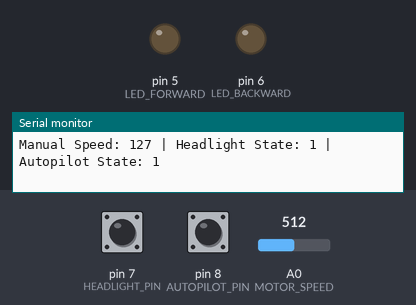
A sketch run on a simulated Arduino Uno, built with avr-gcc and run on an emulated ATmega328P. On the bench: output pins drawn as LEDs (lit = HIGH), the last lines printed to the serial monitor. The inputs (shaded band) are chosen by the test bench; at power-on: A0 (MOTOR_SPEED) = 512, pin 7 (HEADLIGHT_PIN) HIGH, pin 8 (AUTOPILOT_PIN) HIGH. No radio packets arrive unless stated.

Above: at 1.2 s.
1.3 s: A0 (MOTOR_SPEED) set to 306
At 2.5 s:
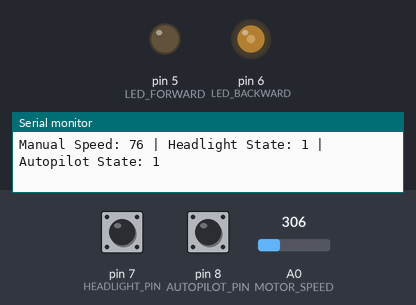
2.8 s: A0 (MOTOR_SPEED) set to 0
At 3.5 s:
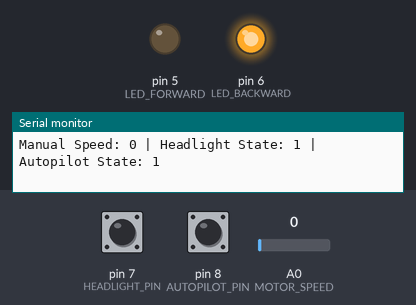
4.3 s: A0 (MOTOR_SPEED) set to 122
At 4.8 s:
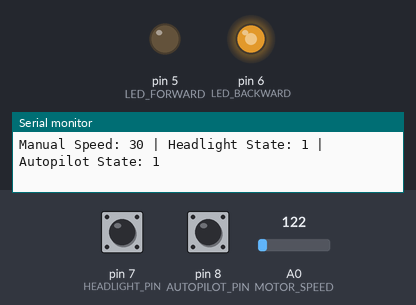
5.9 s: A0 (MOTOR_SPEED) set to 716
At 7.0 s:
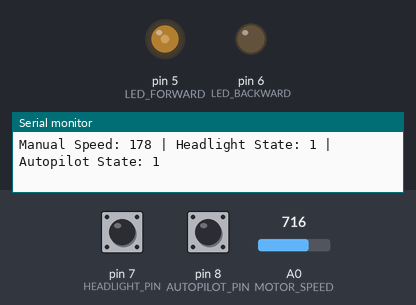
7.4 s: A0 (MOTOR_SPEED) set to 900
At 8.7 s:
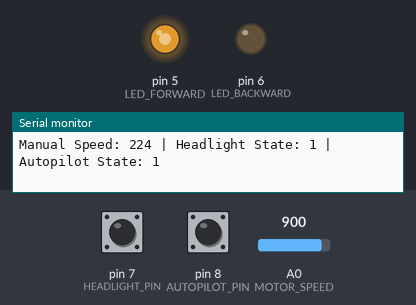
9.0 s: A0 (MOTOR_SPEED) set to 1023
At 9.6 s:
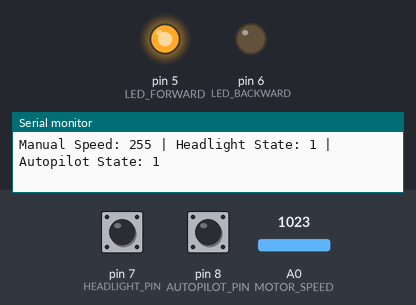
Timing chart, 0 to 11.5 s (numbered marks = the images above; inputs shaded):
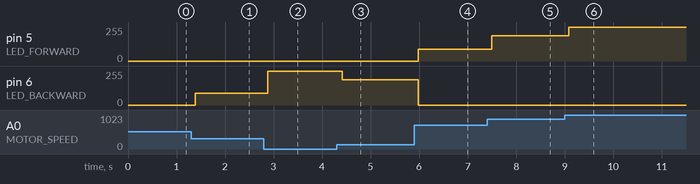

Measured:
- after the input at 1.3 s, pin 6 (LED_BACKWARD): 0/255 → 89/255 after 0.09 s
- after the input at 2.8 s, pin 6 (LED_BACKWARD): 89/255 → 255/255 after 0.08 s
- after the input at 4.3 s, pin 6 (LED_BACKWARD): 255/255 → 189/255 after 0.12 s
- after the input at 5.9 s, pin 5 (LED_FORWARD): 0/255 → 88/255 after 0.08 s; pin 6 (LED_BACKWARD): 189/255 → 0/255 after 0.08 s
- after the input at 7.4 s, pin 5 (LED_FORWARD): 88/255 → 188/255 after 0.10 s
- after the input at 9.0 s, pin 5 (LED_FORWARD): 188/255 → 255/255 after 0.09 s

The sketch:

TrainRemote.ino
```cpp
/**
 * @file    TrainRemote.ino
 * @author  Luka Jacobsen (Prototyped by Jacq & Benjamin)
 * @brief   Remote control for LEGO model train.
 * @date    2026-01-09
 * * @details This file sends wireless packets to the controller that handles
 * the train. The remote has support for autopilot, headlights and manual speed.
 * * HARDWARECONNECTIONS:
 * - Pin 12: Transmit Wireless (Digital, TX)
 * - Pin 7:  Headlights        (Digital)
 * - Pin 8:  Autopilot         (Digital)
 * - Pin A0: Motor speed       (Analog, PWM)
 * - Pin 5:  LED Forward Indi  (Digital, PWM)
 * - Pin 6:  LED Backward Indi (Digital, PWM)
 */

// Include libraries to transmit data
#include <RH_ASK.h>
#include <SPI.h>

// Create transmitter driver
RH_ASK rf_driver;

// ========================================================================== //
// CONFIGURATION                                                              //
// ========================================================================== //

// -- Transmitter / Input Reading -- //
const int READ_TRANSMIT_DELAY = 20;   // (ms) Read and send once every 100ms

// -------- Speeds (0-255) --------- //
const uint8_t DEADZONE = 10;    // +- center

// ========================================================================== //
// PIN DEFINITIONS                                                            //
// ========================================================================== //

const uint8_t MOTOR_SPEED   = A0;
const uint8_t HEADLIGHT_PIN = 7;
const uint8_t AUTOPILOT_PIN = 8;
const uint8_t TRANSMIT_SEND = 1;
const uint8_t LED_FORWARD   = 5;
const uint8_t LED_BACKWARD  = 6;

// ========================================================================== //
// RUNTIME GLOBAL VARIABLES                                                   //
// ========================================================================== //

// ------- Last read values -------- //
uint8_t last_manual_speed    = 0;
uint8_t last_headlight_state = false;
uint8_t last_autopilot_state = false;

// ========================================================================== //
// LIFECYCLE FUNCTIONS                                                        //
// ========================================================================== //

/**
 * @brief Called once on startup by system.
 */
void setup() {
  // Start serial (UART) on baudrate 9600
  Serial.begin(9600);

  // Initialize transmitter driver
  rf_driver.init();

  // Set controller pin modes
  pinMode(MOTOR_SPEED, INPUT_PULLUP);
  pinMode(HEADLIGHT_PIN, INPUT_PULLUP);
  pinMode(AUTOPILOT_PIN, INPUT_PULLUP);

  // Set indicator pin modes
  pinMode(LED_FORWARD, OUTPUT);
  pinMode(LED_BACKWARD, OUTPUT);

  // Set transmitter send pin
  pinMode(TRANSMIT_SEND, OUTPUT);
}

/**
 * @brief Called every time the processor can.
 */
void loop() {
  readAndSendInputs();
  setIndicatorLEDs(last_manual_speed);

  // Debug log
  Serial.println(
    "Manual Speed: "       + String(last_manual_speed)
    + " | Headlight State: " + String(last_headlight_state)
    + " | Autopilot State: " + String(last_autopilot_state)
  );
}

// ========================================================================== //
// Main Functions                                                             //
// ========================================================================== //

/**
 * @brief Read pins and transmit their data if changed since last read.
 */
void readAndSendInputs() {
  // Read values from pins
  uint8_t pot_value = (uint8_t)map(analogRead(MOTOR_SPEED), 0, 1023, 0, 255);
  bool headlights   = digitalRead(HEADLIGHT_PIN);
  bool autopilot    = digitalRead(AUTOPILOT_PIN);

  // Check if any values are updated
  if (
    pot_value     != last_manual_speed
    || headlights != last_headlight_state
    || autopilot  != last_autopilot_state
  ) {
    // Pack the values into 2 bytes
    uint8_t b1, b2;
    packPacket(pot_value, autopilot, headlights, b1, b2);

    // Send the data to the controllers buffer
    uint8_t data[2] = {b1, b2};
    rf_driver.send(data, 2);
    rf_driver.waitPacketSent();
  }

  // Update the values
  last_manual_speed    = pot_value;
  last_headlight_state = headlights;
  last_autopilot_state = autopilot;
}

// ========================================================================== //
// Helper Functions                                                           //
// ========================================================================== //

/**
 * @brief Packs speed, autopilot and headlight states into two bytes. Ready to
 * send over to train controller.
 * @param speed The speed the train should run at, only sat at manual control.
 * @param autopilot If true, autopilot will be enabled.
 * @param headlights If true, headlights will be enabled.
 * @param b1 Reference to the first byte.
 * @param b2 Reference to the second byte.
 */
void packPacket(uint8_t speed, bool autopilot, bool headlights, uint8_t &b1, uint8_t &b2) {
  static uint8_t check = 0;     // Static check value, used to control bits
  check = (check + 1) & 0x03;   // Rolling 2-bit check

  // Byte 1
  b1 = (check << 6) |           // Check bits
       (0 << 5) |               // Frame = First byte
       ((speed >> 3) & 0x1F);   // Speed, high bits

  // Byte 2
  b2 = (check << 6) |           // Same check bits
       (1 << 5) |               // Frame = Second byte
       ((speed & 0x07) << 2) |  // Speed, low bits
       ((autopilot & 1) << 1) | // Autopilot flag
       (headlights & 1);        // Headlights flag
}

/**
 * @brief Lights up indicators on the remote to give feedback on which
 * direction the user is attempting to drive.
 * @param speed The speed the train should run at. i.e indicators.
 */
void setIndicatorLEDs(uint8_t speed) {
  // Define scope wide variables
  uint8_t pwm   = 0;       // Pulse-Width-Modulation, actual speed to set
  bool forward  = false;   // Flag for driving forwards
  bool backward = false;   // Flag for driving backwards

  // Define thresholds (deadzones) around the center (127)
  int upper_threshold = 127 + DEADZONE;
  int lower_threshold = 127 - DEADZONE;

  // Move forwards
  if (speed > upper_threshold) {
    // Map the speed from threshold
    pwm = (uint8_t)map(speed, upper_threshold, 255, 0, 255);
    forward = true;
  // Move backwards
  } else if (speed < lower_threshold) {
    // Map the speed from threshold
    pwm = (uint8_t)map(lower_threshold - speed, 0, lower_threshold, 0, 255);
    backward = true;
  } else {
    // Deadzone: Input is between 117 and 137
    pwm      = 0;
    forward  = false;
    backward = false;
  }

  // Write to hardware
  analogWrite(LED_FORWARD, forward ? pwm : LOW);
  analogWrite(LED_BACKWARD, backward ? pwm : LOW);
}
```
